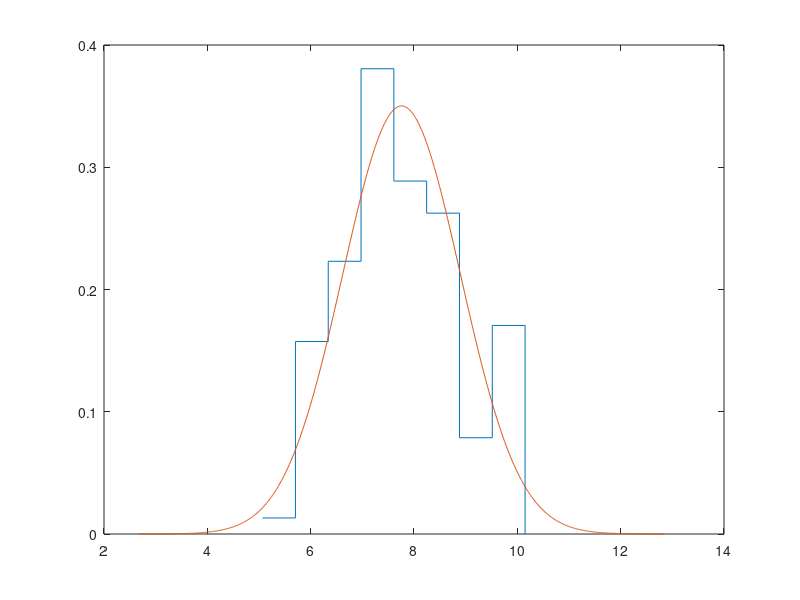
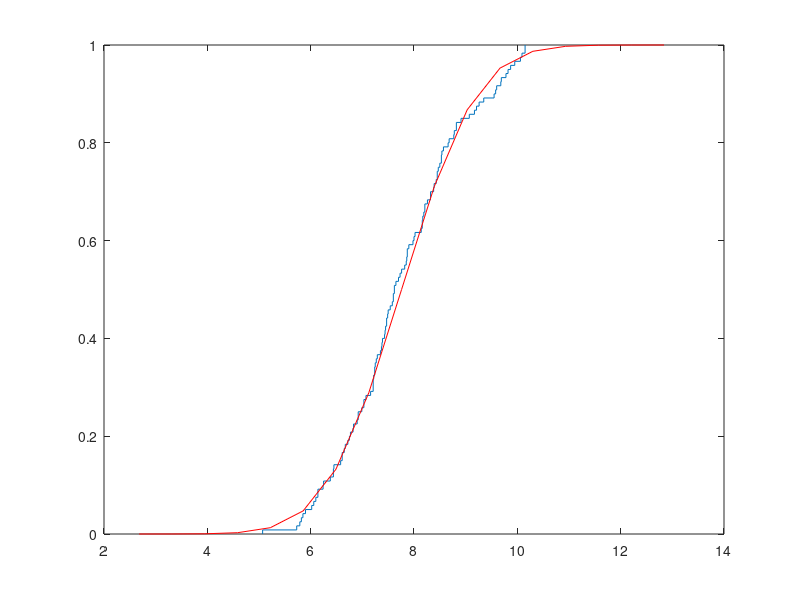

MATLAB code to generate these figures, in order:
function lab1()
    clear all;
    X = [10.06,8.32,8.50,8.82,6.02,6.44,7.90,7.85,5.90,7.62,8.66,...
         6.38,7.24,8.21,6.82,7.43,6.06,8.21,9.07,5.85,6.72,8.17,...
         8.53,8.68,7.21,8.43,8.77,7.27,5.79,9.78,6.44,7.24,6.83,...
         6.61,7.58,10.15,8.82,7.87,7.35,9.60,5.82,6.65,10.15,6.92,...
         6.77,9.35,6.92,7.76,6.45,7.47,6.99,9.95,7.22,7.38,7.87,...
         6.24,8.00,8.47,7.25,7.03,7.45,6.75,7.37,7.98,9.58,8.91,...
         6.14,8.19,5.07,7.47,7.29,8.78,7.86,7.82,10.09,8.54,7.21,...
         8.57,6.67,9.82,9.26,9.69,8.39,8.26,7.44,6.58,8.45,7.49,...
         7.16,9.17,8.16,8.38,7.60,8.53,6.10,7.39,7.70,8.45,7.73,...
         9.21,8.02,7.62,6.90,9.55,5.73,7.21,6.14,7.54,9.87,8.14,...
         8.16,7.50,7.60,6.25,7.03,7.07,6.61,9.68,7.65,8.32];
    X = sort(X);
    
    Mmax = max(X);
    Mmin = min(X);
    
    fprintf('Mmin = %s\n', num2str(Mmin));
    fprintf('Mmax = %s\n', num2str(Mmax));
    
    R = Mmax - Mmin;
    fprintf('R = %s\n', num2str(R));
    
    MU = getMU(X);
    fprintf('MU = %s\n', num2str(MU));
    
    Ssqr = getSsqr(X);
    fprintf('S^2 = %s\n', num2str(Ssqr));
    
    m = getNumberOfIntervals(X);
    fprintf('m = %s\n', num2str(m))
    
    
    createGroup(X);
    hold on;
    distributionDensity(X, MU, Ssqr, m);

    figure;
    empiricF(X);
    hold on;
    distribution(X, MU, Ssqr, m);
end

function mu = getMU(X)
    n = length(X);
    mu = sum(X)/n;
end

function Ssqr = getSsqr(X)
    n = length(X);
    MX = getMU(X);
    Ssqr = sum((X - MX).^2) / (n-1);
end

function m = getNumberOfIntervals(X)
    m = floor(log2(length(X)) + 2);
end

function createGroup(X)
    n = length(X);
    m = getNumberOfIntervals(X);
    
    intervals = zeros(1, m+1);
    numCount = zeros(1, m+1);
    
    MinX = min(X);
    Delta = (max(X) - min(X)) / m;
    fprintf('Delta = %s\n', num2str(Delta));
    
    for i = 0: m
        intervals(i+1) = MinX + Delta * i;
    end
    
    j = 1;
    count = 0;
    for i = 1:n
        while (and( j < m, X(i) >= intervals(j+1))) 
            j = j + 1; 
        end
        numCount(j) = numCount(j) + 1;
        count = count + 1;
    end
    
    for i = 1:m-1
        fprintf('[%5.2f; %5.2f) ', intervals (i), intervals(i+1));
    end 
    fprintf('[%5.2f, %5.2f]\n', intervals(m), intervals(m+1));
    
    for i = 1:m 
        fprintf('%8d       ', numCount(i));
    end
    fprintf('\n\n');

	graphBuf = numCount(1:m+1);
    for i = 1:m+1
        graphBuf(i) = numCount(i) / (n*Delta); 
    end
    
    stairs(intervals, graphBuf),grid;
end

function distributionDensity(X, MX, DX, m)
    R = X(end) - X(1);
    delta = R/m;
    Sigma = sqrt(DX);
    
    Xn = (MX - R): delta/50 :(MX + R);
    Y = normpdf(Xn, MX, Sigma);
    plot(Xn, Y), grid;
end

function distribution(X, MX, DX, m)
    R = X(end) - X(1);
    delta = R/m;
    
    Xn = (MX - R): delta :(MX + R);
    Y = 1/2 * (1 + erf((Xn - MX) / sqrt(2*DX))); 
    plot(Xn, Y, 'r'), grid;
end

function empiricF(X)  
    [yy, xx] = ecdf(X);
    
    stairs(xx, yy), grid;
end
